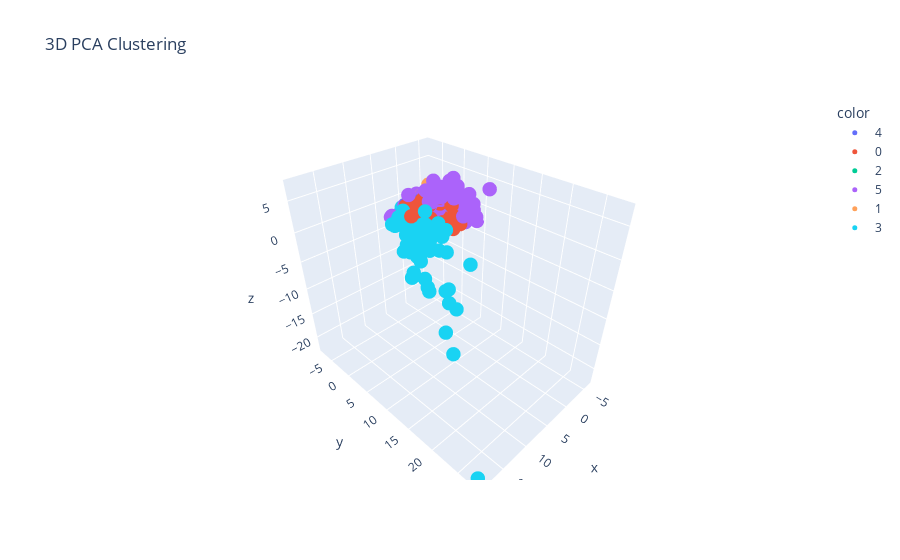

Notebook code for this chart:
### Markdown cell above
## other viz

### Code cell
#pca works better? 
pca = PCA(n_components=3, random_state=42)
X_pca_3d = pca.fit_transform(X_scaled)

fig = px.scatter_3d(
    x=X_pca_3d[:, 0], 
    y=X_pca_3d[:, 1], 
    z=X_pca_3d[:, 2],
    color=df['cluster'].astype(str),  
    hover_data={'County': df['Name']},  
    title='3D PCA Clustering'
)

fig.update_traces(marker_size=5)
fig.show()

### Figure 1 — Plotly figure (JSON) as saved in the notebook; plotly's stock layout.template omitted (floating-point values rounded to 4 significant figures; data arrays with more than 128 entries replaced by an {"elided": "..."} marker saying what was removed)
{"data": [{"customdata": {"elided": "699x1 str values"}, "hovertemplate": "color=4<br>x=%{x}<br>y=%{y}<br>z=%{z}<br>County=%{customdata[0]}<extra></extra>", "legendgroup": "4", "marker": {"color": "#636efa", "size": 5, "symbol": "circle"}, "mode": "markers", "name": "4", "scene": "scene", "showlegend": true, "type": "scatter3d", "x": {"elided": "699 float values"}, "y": {"elided": "699 float values"}, "z": {"elided": "699 float values"}}, {"customdata": {"elided": "317x1 str values"}, "hovertemplate": "color=0<br>x=%{x}<br>y=%{y}<br>z=%{z}<br>County=%{customdata[0]}<extra></extra>", "legendgroup": "0", "marker": {"color": "#EF553B", "size": 5, "symbol": "circle"}, "mode": "markers", "name": "0", "scene": "scene", "showlegend": true, "type": "scatter3d", "x": {"elided": "317 float values"}, "y": {"elided": "317 float values"}, "z": {"elided": "317 float values"}}, {"customdata": {"elided": "865x1 str values"}, "hovertemplate": "color=2<br>x=%{x}<br>y=%{y}<br>z=%{z}<br>County=%{customdata[0]}<extra></extra>", "legendgroup": "2", "marker": {"color": "#00cc96", "size": 5, "symbol": "circle"}, "mode": "markers", "name": "2", "scene": "scene", "showlegend": true, "type": "scatter3d", "x": {"elided": "865 float values"}, "y": {"elided": "865 float values"}, "z": {"elided": "865 float values"}}, {"customdata": {"elided": "286x1 str values"}, "hovertemplate": "color=5<br>x=%{x}<br>y=%{y}<br>z=%{z}<br>County=%{customdata[0]}<extra></extra>", "legendgroup": "5", "marker": {"color": "#ab63fa", "size": 5, "symbol": "circle"}, "mode": "markers", "name": "5", "scene": "scene", "showlegend": true, "type": "scatter3d", "x": {"elided": "286 float values"}, "y": {"elided": "286 float values"}, "z": {"elided": "286 float values"}}, {"customdata": {"elided": "679x1 str values"}, "hovertemplate": "color=1<br>x=%{x}<br>y=%{y}<br>z=%{z}<br>County=%{customdata[0]}<extra></extra>", "legendgroup": "1", "marker": {"color": "#FFA15A", "size": 5, "symbol": "circle"}, "mode": "markers", "name": "1", "scene": "scene", "showlegend": true, "type": "scatter3d", "x": {"elided": "679 float values"}, "y": {"elided": "679 float values"}, "z": {"elided": "679 float values"}}, {"customdata": {"elided": "286x1 str values"}, "hovertemplate": "color=3<br>x=%{x}<br>y=%{y}<br>z=%{z}<br>County=%{customdata[0]}<extra></extra>", "legendgroup": "3", "marker": {"color": "#19d3f3", "size": 5, "symbol": "circle"}, "mode": "markers", "name": "3", "scene": "scene", "showlegend": true, "type": "scatter3d", "x": {"elided": "286 float values"}, "y": {"elided": "286 float values"}, "z": {"elided": "286 float values"}}], "layout": {"legend": {"title": {"text": "color"}, "tracegroupgap": 0}, "scene": {"domain": {"x": [0, 1], "y": [0, 1]}, "xaxis": {"title": {"text": "x"}}, "yaxis": {"title": {"text": "y"}}, "zaxis": {"title": {"text": "z"}}}, "title": {"text": "3D PCA Clustering"}}}
